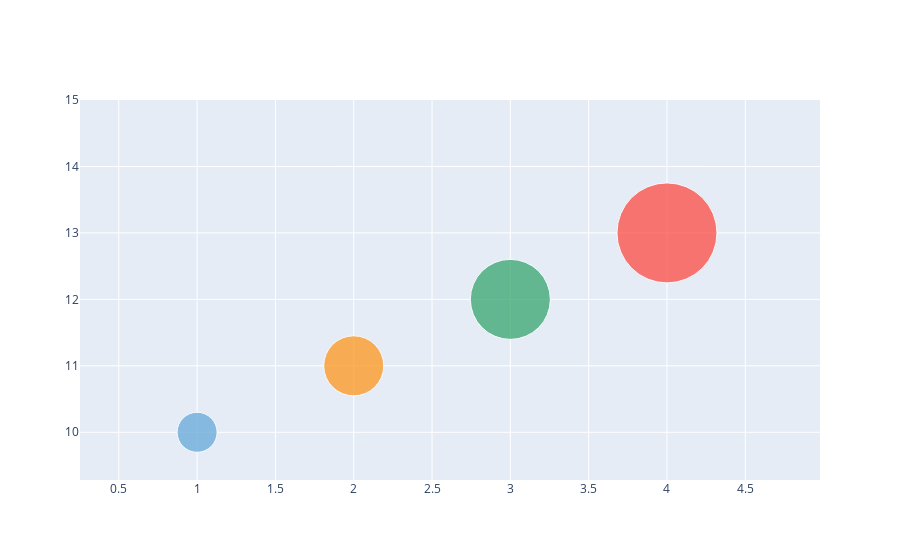

Here is the notebook cell this chart was saved with:
### Code cell
# https://plotly.com/python/
import plotly.graph_objects as go

fig = go.Figure(data=[go.Scatter(
    x=[1, 2, 3, 4], y=[10, 11, 12, 13],
    text=['A<br>size: 40', 'B<br>size: 60', 'C<br>size: 80', 'D<br>size: 100'],
    mode='markers',
    marker=dict(
        color=['rgb(93, 164, 214)', 'rgb(255, 144, 14)',  'rgb(44, 160, 101)', 'rgb(255, 65, 54)'],
        size=[40, 60, 80, 100],
    )
)])

fig.show()

### Figure 1 — Plotly figure (JSON) as saved in the notebook; plotly's stock layout.template omitted (floating-point values rounded to 4 significant figures)
{"data": [{"marker": {"color": ["rgb(93, 164, 214)", "rgb(255, 144, 14)", "rgb(44, 160, 101)", "rgb(255, 65, 54)"], "size": [40, 60, 80, 100]}, "mode": "markers", "text": ["A<br>size: 40", "B<br>size: 60", "C<br>size: 80", "D<br>size: 100"], "type": "scatter", "x": [1, 2, 3, 4], "y": [10, 11, 12, 13]}], "layout": {"autosize": true, "xaxis": {"autorange": false, "range": [0.2524, 4.977], "showspikes": false, "type": "linear"}, "yaxis": {"autorange": false, "range": [9.282, 15.0], "showspikes": false, "type": "linear"}}}
